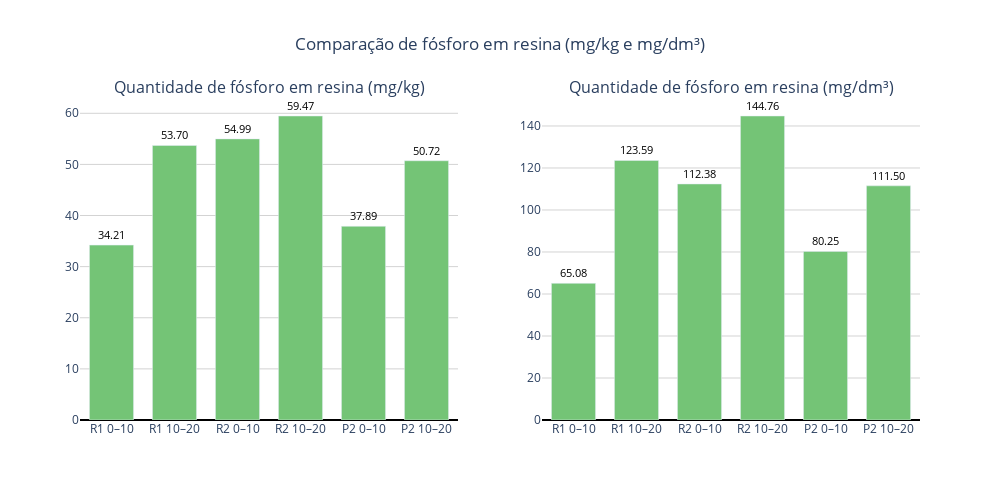

Source (notebook cell):
### Code cell
import plotly.graph_objects as go
from plotly.subplots import make_subplots

# --- Função auxiliar de cores ---
def colors_for(valores):
    return ['#74c476' if v >= 0 else '#d9d9d9' for v in valores]

# --- Subplots lado a lado ---
fig = make_subplots(rows=1, cols=2, subplot_titles=[
    'Quantidade de fósforo em resina (mg/kg)',
    'Quantidade de fósforo em resina (mg/dm³)'
])

# --- Gráfico 1: mg/kg ---
colors1 = colors_for(valores_mgkg)
fig.add_trace(
    go.Bar(
        x=labels,
        y=valores_mgkg,
        text=[f'{v:.2f}' if v >= 0 else 'Não mensurável' for v in valores_mgkg],
        textposition=['outside' if v >= 0 else 'inside' for v in valores_mgkg],
        textfont=dict(size=11, color=['black' if v >= 0 else 'white' for v in valores_mgkg]),
        marker_color=colors1,
        name='mg/kg'
    ),
    row=1, col=1
)

# --- Gráfico 2: mg/dm³ ---
colors2 = colors_for(valores_mg_dm3)
fig.add_trace(
    go.Bar(
        x=labels,
        y=valores_mg_dm3,
        text=[f'{v:.2f}' if v >= 0 else 'Não mensurável' for v in valores_mg_dm3],
        textposition=['outside' if v >= 0 else 'inside' for v in valores_mg_dm3],
        textfont=dict(size=11, color=['black' if v >= 0 else 'white' for v in valores_mg_dm3]),
        marker_color=colors2,
        name='mg/dm³'
    ),
    row=1, col=2
)

# --- Layout geral ---
fig.update_layout(
    height=500,
    width=1000,
    showlegend=False,
    title_text="Comparação de fósforo em resina (mg/kg e mg/dm³)",
    title_x=0.5,
    bargap=0.3,
    plot_bgcolor='white',
    font=dict(size=12)
)

# Linhas de referência no zero
fig.update_yaxes(showgrid=True, gridcolor='lightgray', zeroline=True, zerolinecolor='black')

fig.show()

### Figure 1 — Plotly figure (JSON) as saved in the notebook; plotly's stock layout.template omitted (floating-point values rounded to 4 significant figures)
{"data": [{"marker": {"color": ["#74c476", "#74c476", "#74c476", "#74c476", "#74c476", "#74c476"]}, "name": "mg/kg", "text": ["34.21", "53.70", "54.99", "59.47", "37.89", "50.72"], "textfont": {"color": ["black", "black", "black", "black", "black", "black"], "size": 11}, "textposition": ["outside", "outside", "outside", "outside", "outside", "outside"], "type": "bar", "x": ["R1 0–10", "R1 10–20", "R2 0–10", "R2 10–20", "P2 0–10", "P2 10–20"], "xaxis": "x", "y": [34.21, 53.7, 54.99, 59.47, 37.89, 50.72], "yaxis": "y"}, {"marker": {"color": ["#74c476", "#74c476", "#74c476", "#74c476", "#74c476", "#74c476"]}, "name": "mg/dm³", "text": ["65.08", "123.59", "112.38", "144.76", "80.25", "111.50"], "textfont": {"color": ["black", "black", "black", "black", "black", "black"], "size": 11}, "textposition": ["outside", "outside", "outside", "outside", "outside", "outside"], "type": "bar", "x": ["R1 0–10", "R1 10–20", "R2 0–10", "R2 10–20", "P2 0–10", "P2 10–20"], "xaxis": "x2", "y": [65.08, 123.6, 112.4, 144.8, 80.25, 111.5], "yaxis": "y2"}], "layout": {"annotations": [{"font": {"size": 16}, "showarrow": false, "text": "Quantidade de fósforo em resina (mg/kg)", "x": 0.225, "xanchor": "center", "xref": "paper", "y": 1, "yanchor": "bottom", "yref": "paper"}, {"font": {"size": 16}, "showarrow": false, "text": "Quantidade de fósforo em resina (mg/dm³)", "x": 0.775, "xanchor": "center", "xref": "paper", "y": 1, "yanchor": "bottom", "yref": "paper"}], "bargap": 0.3, "font": {"size": 12}, "height": 500, "plot_bgcolor": "white", "showlegend": false, "title": {"text": "Comparação de fósforo em resina (mg/kg e mg/dm³)", "x": 0.5}, "width": 1000, "xaxis": {"anchor": "y", "domain": [0, 0.45]}, "xaxis2": {"anchor": "y2", "domain": [0.55, 1]}, "yaxis": {"anchor": "x", "domain": [0, 1], "gridcolor": "lightgray", "showgrid": true, "zeroline": true, "zerolinecolor": "black"}, "yaxis2": {"anchor": "x2", "domain": [0, 1], "gridcolor": "lightgray", "showgrid": true, "zeroline": true, "zerolinecolor": "black"}}}
